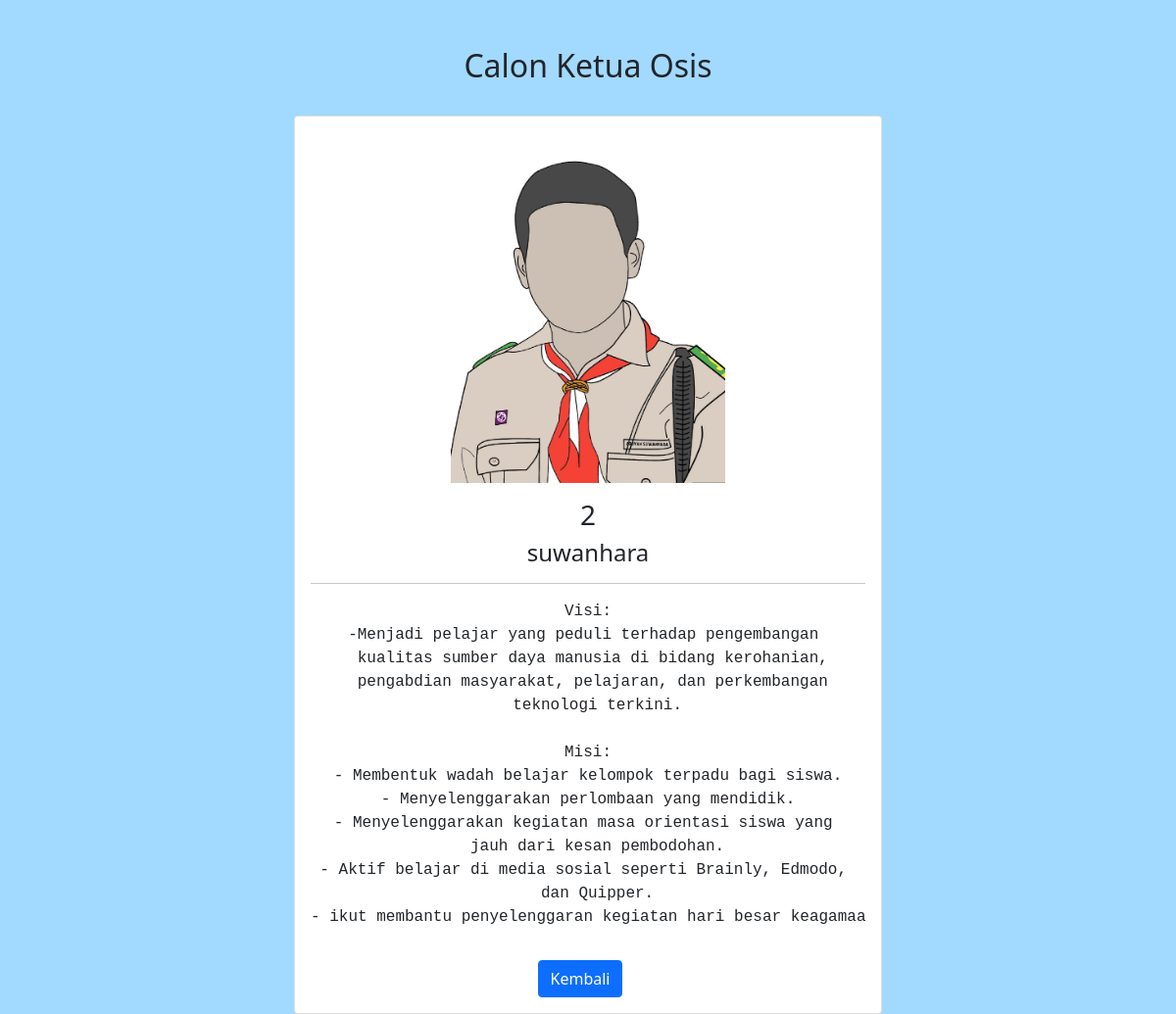
Screenshot of /form_calon.php?hal=lihat&id=59 with the database file from the repository.
### tables this page shows
CREATE TABLE `kandidat` (
  `id_kandidat` int(11) NOT NULL,
  `kode` varchar(255) NOT NULL,
  `nama_kandidat` varchar(255) NOT NULL,
  `tentang` text NOT NULL,
  `foto` varchar(255) NOT NULL
);

### form_calon.php (the view, shortened to what this page needs)
<?php
	$server = "localhost";
	$user = "root";
	$pass = "";
	$database = "program_pi";
	$koneksi = mysqli_connect($server, $user, $pass, $database)or die(mysqli_error($koneksi));
	if(isset($_GET['hal'])){
        if($_GET['hal'] == "lihat"){
                $lihat = mysqli_query($koneksi, "SELECT * FROM kandidat WHERE id_kandidat = '$_GET[id]' ");
                $data = mysqli_fetch_array($lihat);
                }
            }
    ?>
<!DOCTYPE html>
<html lang="en">
  <head>
    <link href="https://cdn.jsdelivr.net/npm/bootstrap@5.0.0-beta3/dist/css/bootstrap.min.css" rel="stylesheet" />
  </head>
  <body style="background-color:#a2d9ff;">
      <div class="container">
        <div class="row text-center mb-4 mt-5">
          <div class="col">
            <h2>Calon Ketua Osis</h2>
          </div>
        </div>
        <center>
        <div class="row">
             <div class="col">
            <div class="card " style="width: 600px;height: auto">
            <img src="<?php echo "admin/file/".$data['foto'] ?>" class="card-img-top m-auto" style="width: 280px;height: auto"/>
              <div class="card-body">
              <h3 class="card-title"> <?=$data['kode']?></h3>
                <h4 class="card-title"> <?=$data['nama_kandidat']?> <hr></h4>
                <pre class="fs-6"><?=$data['tentang']?></pre>
                <a class="btn btn-primary mt-3 me-3" href="hal_utama.php" role="button">Kembali</a>
              </div>
            </div>
          </div>
        </div>
        </center>
      </div>
  </body>
</html>

### rows the page displays
kandidat: foto (picture), kode "2", nama_kandidat "suwanhara", tentang "Visi: -Menjadi pelajar yang peduli terhadap pengembangan kualitas sumber daya manusia di bidang kerohanian, pengabdian masyarakat, pelajaran, dan perkembangan teknologi terkini. Misi: - Membentuk wadah belajar kelompok terpadu bagi siswa. - Menyelenggarakan perlombaan yang mendidik. - Menyelenggarakan kegiatan masa orientasi siswa yang jauh dari kesan pembodohan. - Aktif belajar di media sosial seperti Brainly, Edmodo, dan Quipper. - ikut membantu penyelenggaran kegiatan hari besar…"
